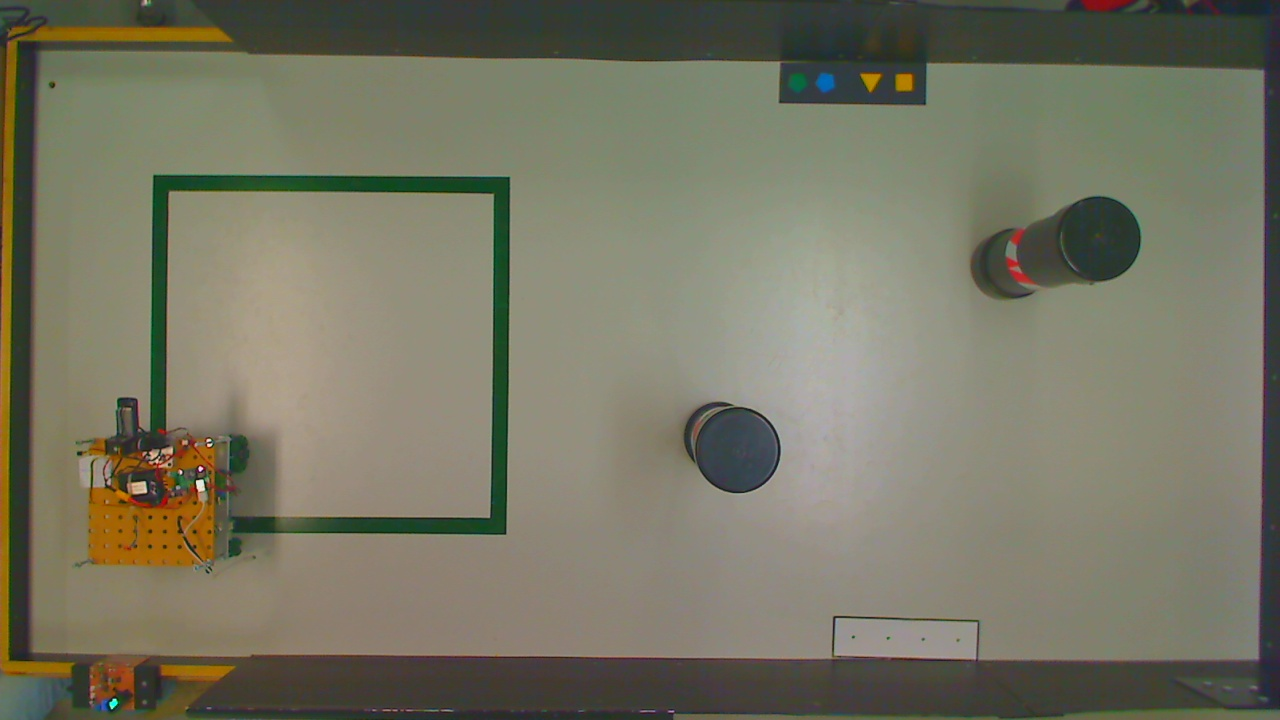
#> input picture src/UI/picture_1280_720_0.jpg, 1280 x 720 px
$ python -i RobotController.py   (imports and definitions only)
#> lines starting #> are read from the running program, lines starting #| are printed output that depends on the picture
### src/Service/QrCalculator.py
import numpy as np
from PIL import Image
import cv2


class QrCodeNotDetected(Exception):
    pass


class QrCalculator():
    def __init__(self):
        pass

    # [10 lines left out: function getShapeOrColor, not called in this run]

### src/Service/RobotController.py
#!/usr/bin/python
# -*- coding: UTF-8 -*-
from Service.PiVisionController import PiVisionController
from Service import TourelleController
from Service import ArmController
from Domain.SquareDetector import SquareDetector
from Domain.TriangleDetector import TriangleDetector
from Domain.PentagoneDetector import PentagoneDetector
from Domain.CircleDetector import CircleDetector
from Domain.ObstaclesDetector import ObstaclesDetector
from Domain.ZoneDetector import ZoneDetector
from Domain.HSVColorsAndConfig import *
from Domain.World import World
from Domain.RobotDetector import RobotDetector
from Domain.Robot import Robot
from Application import MainController
from Service.QrCalculator import QrCalculator
import cv2

class ShapeNotValidError(Exception):
    pass

class RobotController():
    # [65 lines left out: functions __init__, processImage, detectShapes, detectShapeWithColor, not called in this run]

    def getShapeOrColor(self):
        image = self._piVision.takePhoto()
        return self.get_qrCalculator.getShapeOrColor(image)

    def __moveUpward(self):
        pass

    def __moveBackward(self):
        pass

    def __moveLeft(self):
        pass

    def __moveRight(self):
        pass

    def chargeCondensator(self):
        pass

    def moveRobotToFollowPath(self):
        pass

    def sendMessageToStation(self, aString_message):
        pass

    def toggleLedSignal(self, aValue_val):
        pass

    def moveToQRZone(self):
        pass

>>> import cv2
>>> picture = cv2.imread('../UI/picture_1280_720_0.jpg', cv2.IMREAD_GRAYSCALE)
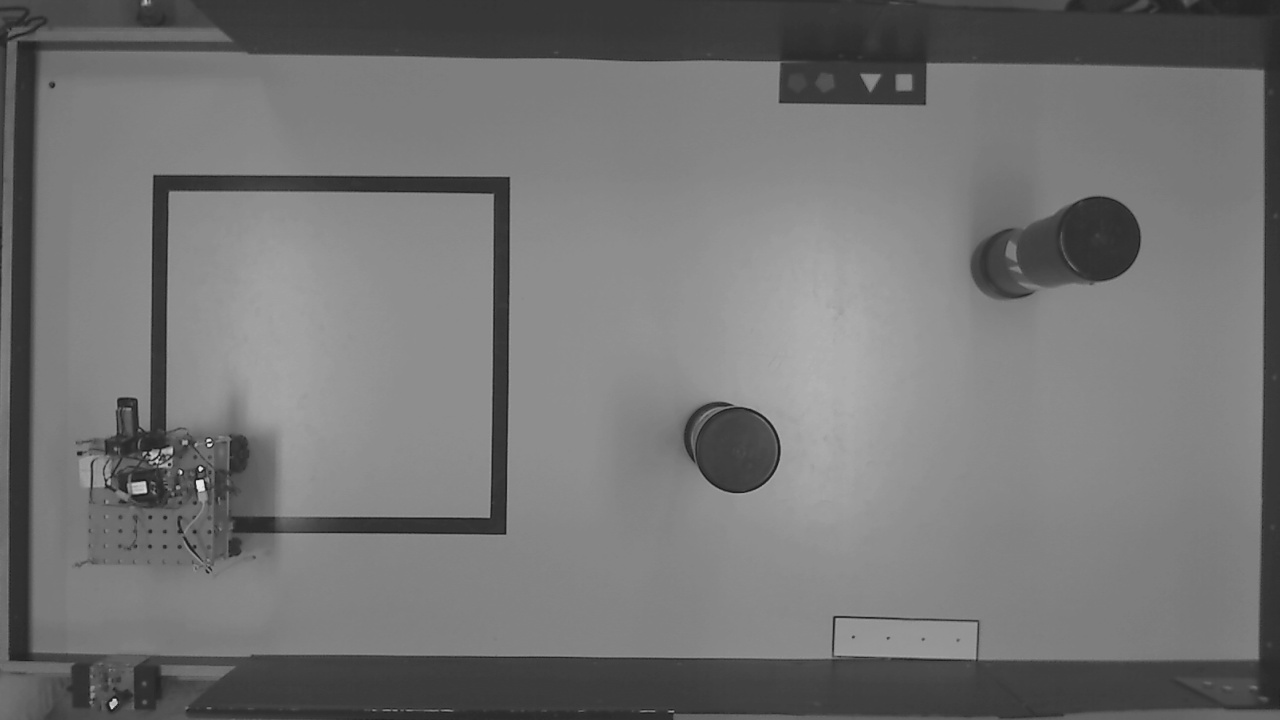
#> picture: shape (720, 1280); min 25, max 232, mean 116.1
#> (the run stopped early here; a loop or call above may not have finished)
